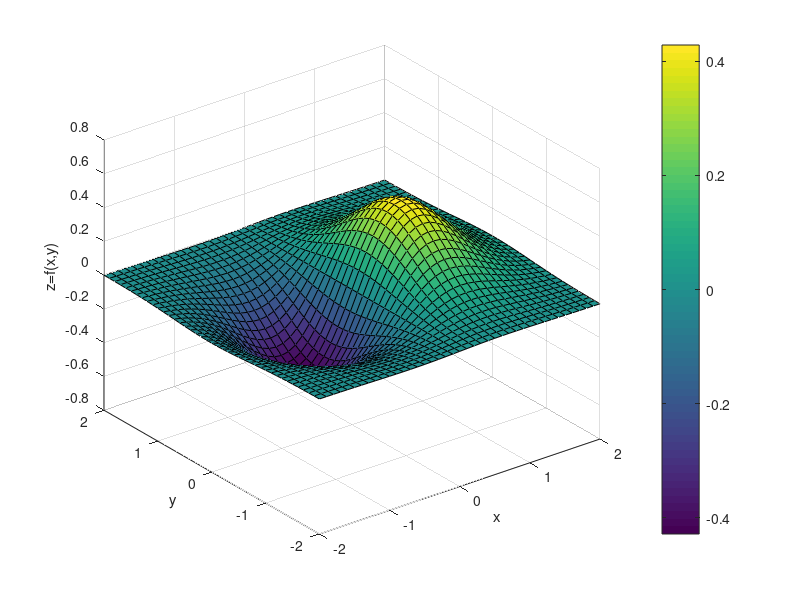
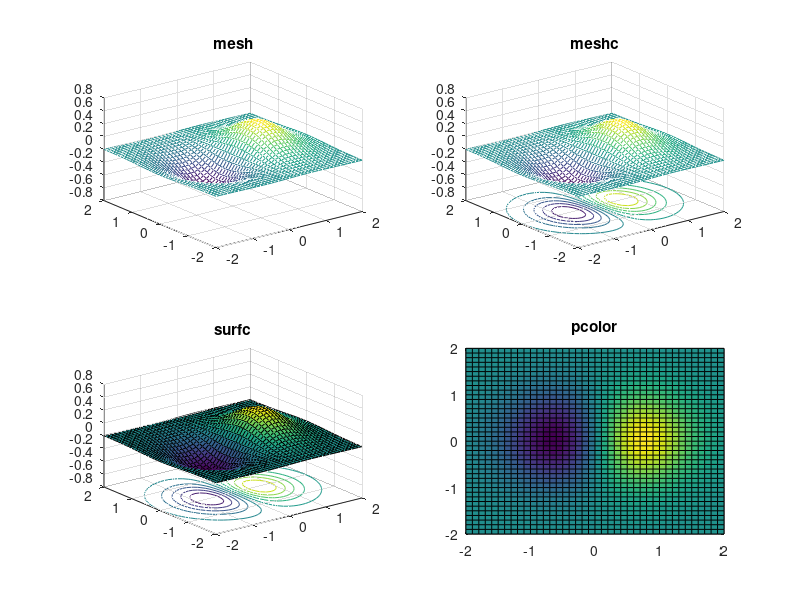
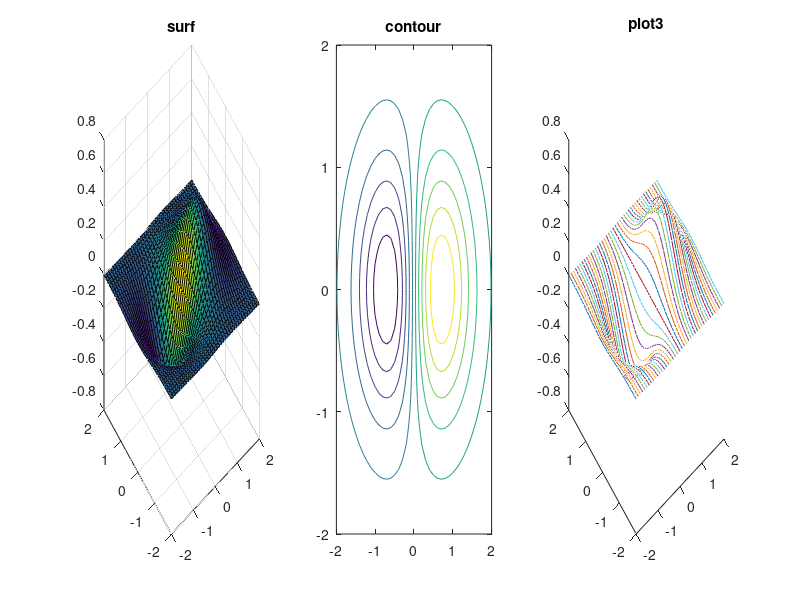

MATLAB code for these plots, in order:
% definisco la griglia su Omega
[x,y]=meshgrid(-2:0.1:2,-2:0.1:2);
% definisco il function handle associato a f
f=@(x,y)x.*exp(-x.^2-y.^2);
% valuto f
z=f(x,y); % valuto f sulla mesh

figure(1); clf
surf(x,y,z) % disegno la funzione
xlabel('x')
ylabel('y')
zlabel('z=f(x,y)')
grid on
colorbar % aggiunge la barra dei colori
%colormap('jet')
%colormap('colorcube')
colormap('default')


figure(2); clf
subplot(2,2,1) % seleziono il subplot 1 = in alto a sinistra
mesh(x,y,z)
title('mesh')

subplot(2,2,2) % 2= prima riga seconda colonna
meshc(x,y,z) %
title('meshc')

subplot(2,2,3)
surfc(x,y,z)
title('surfc')

subplot(2,2,4)
pcolor(x,y,z)
title('pcolor')

% 
figure(3); clf
subplot(1,3,1) %  3 subplot allineati in orizzontale
surf(x,y,z,gradient(z)) % mappo i colori in base al gradiente della f
title('surf')


subplot(1,3,2) %  secondo
contour(x,y,z) %
title('contour')

subplot(1,3,3) % terzo
plot3(x,y,z)
title('plot3')
 



